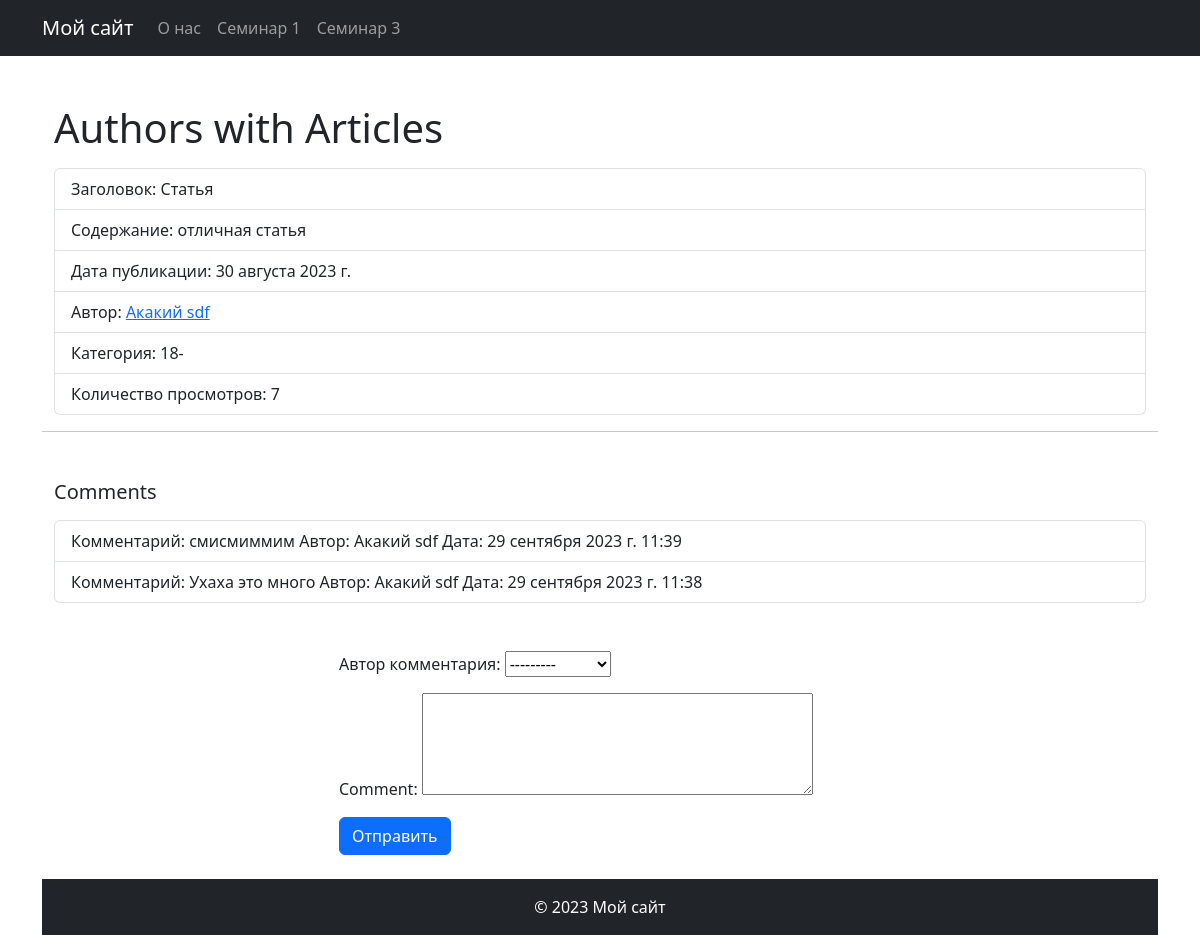
The app's page /l3/article/1/ with its own data.
### home2app/models.py (models this page shows, shortened)
class Article(models.Model):
    title = models.CharField(max_length=200, verbose_name='Заголовок')
    description = models.TextField(verbose_name='Содержание статьи')
    published_date = models.DateField(verbose_name='Дата публикации')
    author = models.ForeignKey('Author', verbose_name='Автор', on_delete=models.CASCADE)
    category = models.CharField(max_length=100, verbose_name='Категория')
    view_count = models.IntegerField(default=0, verbose_name='Кол-во просмотров')
    is_published = models.BooleanField(default=False, verbose_name='Опубликована?')
    creation_time = models.DateTimeField(auto_now_add=True, verbose_name='Добавлена в базу')

class Author(models.Model):
    name = models.CharField(max_length=100, verbose_name='Имя')
    last_name = models.CharField(max_length=100, verbose_name='Фамилия')
    email = models.EmailField(verbose_name='Электронная почта')
    biography = models.TextField(verbose_name='Биография')
    b_date = models.DateField(verbose_name='Дата рождения')
    @property
    def full_name(self):
        return f'{self.name} {self.last_name}'
    def get_absolute_url(self):
        return reverse('author-articles', args=[str(self.id)])
    def __str__(self):
        return f'{self.name} {self.last_name}'

class Comment(models.Model):
    author = models.ForeignKey('Author', verbose_name='Автор комментария', on_delete=models.DO_NOTHING)
    article = models.ForeignKey('Article', verbose_name='Статья', on_delete=models.DO_NOTHING)
    comment = models.TextField(verbose_name='Текст комментария')
    creation_date = models.DateTimeField(auto_now_add=True, verbose_name='Дата создания')
    modified_date = models.DateTimeField(auto_now=True, verbose_name='Дата изменения')

### home2app/views.py (the view, shortened to what this page needs)
# urls.py: path('l3/article/<int:pk>/', ArticleDetailView.as_view(), name='article-detail'),
class ArticleDetailView(DetailView):
    model = Article
    template_name = 'home2app/article_detail.html'
    context_object_name = 'article'
    def get_object(self, queryset=None):
        obj = super().get_object(queryset=queryset)
        obj.view_count += 1
        obj.save()
        return obj
    def get_context_data(self, **kwargs):
        context = super().get_context_data(**kwargs)
        pk = self.kwargs.get('pk')
        context['comment_form'] = AddCommentForm()
        context['comments'] = Comment.objects.filter(article_id=pk).order_by('-creation_date')
        return context

### home2app/forms.py
class AddCommentForm(forms.ModelForm):
    class Meta:
        model = Comment
        fields = ['author', 'comment']
    comment = forms.CharField(
        widget=forms.Textarea(attrs={'rows': 4}),
        min_length=10,
        error_messages={
            'min_length': 'Комментарий должен содержать хотя бы 10 символов.'
        }
    )

### home2app/templates/home2app/article_detail.html (shortened to what this page needs)
{% extends "base.html" %}
{% block content %}
<div class="container">
    <h1 class="mt-5">Authors with Articles</h1>
    <ul class="list-group mt-3">
        <li class="list-group-item">Заголовок: {{article.title}}</li>
        <li class="list-group-item">Содержание: {{article.description}}</li>
        <li class="list-group-item">Дата публикации: {{article.published_date}}</li>
        <li class="list-group-item">Автор: <a
                href="{{article.author.get_absolute_url}}">{{article.author.full_name}}</a></li>
        <li class="list-group-item">Категория: {{article.category}}</li>
        <li class="list-group-item">Количество просмотров: {{article.view_count}}</li>
    </ul>
</div>
{%if comments %}
<hr>
<div class="container">
    <h5 class="mt-5">Comments</h5>
    <ul class="list-group mt-3">
        {% for comment in comments %}
        <li class="list-group-item">Комментарий: {{comment.comment}} Автор: {{comment.author.full_name}} Дата:
            {{comment.creation_date}}
        </li>
        {% endfor %}
    </ul>
    {% else %}
    <hr>
    <div class="container">
        <h5 class="mt-5">Haven't comments</h5>
    </div>
    {%endif%}
    <div class="container mt-5">
        <div class="row">
            <div class="col-md-6 mx-auto">
                <form method="post">
                    {{ comment_form.as_p }}
                    <button type="submit" class="btn btn-primary">Отправить</button>
                </form>
            </div>
        </div>
    </div>
    {% endblock %}

### records on screen
Article: title "Статья", description "отличная статья", published_date "30 августа 2023 г.", author.full_name "Акакий sdf", category "18-", view_count "7"
Comment: comment "смисмиммим", author.full_name "Акакий sdf", creation_date "29 сентября 2023 г. 11:39"
Comment: comment "Ухаха это много", author.full_name "Акакий sdf", creation_date "29 сентября 2023 г. 11:38"
